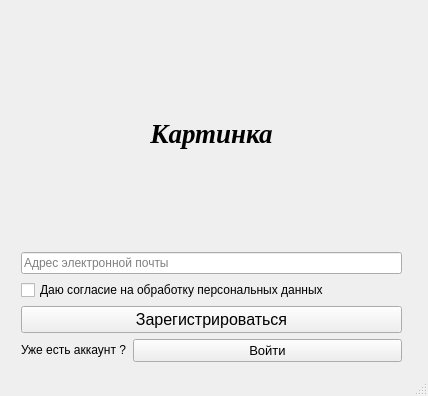
<?xml version="1.0" encoding="UTF-8"?>
<ui version="4.0">
 <class>Registr</class>
 <widget class="QMainWindow" name="Registr">
  <property name="geometry">
   <rect>
    <x>0</x>
    <y>0</y>
    <width>428</width>
    <height>396</height>
   </rect>
  </property>
  <property name="windowTitle">
   <string>Registr</string>
  </property>
  <widget class="QWidget" name="centralwidget">
   <widget class="QWidget" name="layoutWidget">
    <property name="geometry">
     <rect>
      <x>21</x>
      <y>21</y>
      <width>381</width>
      <height>341</height>
     </rect>
    </property>
    <layout class="QGridLayout" name="gridLayout">
     <item row="0" column="0" colspan="2">
      <widget class="QLabel" name="label_image">
       <property name="sizePolicy">
        <sizepolicy hsizetype="Minimum" vsizetype="Preferred">
         <horstretch>0</horstretch>
         <verstretch>0</verstretch>
        </sizepolicy>
       </property>
       <property name="minimumSize">
        <size>
         <width>0</width>
         <height>104</height>
        </size>
       </property>
       <property name="font">
        <font>
         <family>Times New Roman</family>
         <pointsize>20</pointsize>
         <italic>true</italic>
         <bold>true</bold>
        </font>
       </property>
       <property name="accessibleDescription">
        <string notr="true"/>
       </property>
       <property name="layoutDirection">
        <enum>Qt::LayoutDirection::LeftToRight</enum>
       </property>
       <property name="text">
        <string>Картинка</string>
       </property>
       <property name="alignment">
        <set>Qt::AlignmentFlag::AlignCenter</set>
       </property>
      </widget>
     </item>
     <item row="1" column="0" colspan="2">
      <widget class="QLineEdit" name="entry_mail">
       <property name="sizePolicy">
        <sizepolicy hsizetype="Minimum" vsizetype="Fixed">
         <horstretch>0</horstretch>
         <verstretch>0</verstretch>
        </sizepolicy>
       </property>
       <property name="minimumSize">
        <size>
         <width>0</width>
         <height>0</height>
        </size>
       </property>
       <property name="font">
        <font>
         <pointsize>9</pointsize>
        </font>
       </property>
       <property name="placeholderText">
        <string>Адрес электронной почты</string>
       </property>
       <property name="clearButtonEnabled">
        <bool>false</bool>
       </property>
      </widget>
     </item>
     <item row="2" column="0" colspan="2">
      <widget class="QCheckBox" name="check_confirm">
       <property name="sizePolicy">
        <sizepolicy hsizetype="Minimum" vsizetype="Fixed">
         <horstretch>0</horstretch>
         <verstretch>0</verstretch>
        </sizepolicy>
       </property>
       <property name="font">
        <font>
         <pointsize>9</pointsize>
        </font>
       </property>
       <property name="text">
        <string>Даю согласие на обработку персональных данных</string>
       </property>
      </widget>
     </item>
     <item row="3" column="0" colspan="2">
      <widget class="QPushButton" name="but_registr">
       <property name="sizePolicy">
        <sizepolicy hsizetype="Minimum" vsizetype="Fixed">
         <horstretch>0</horstretch>
         <verstretch>0</verstretch>
        </sizepolicy>
       </property>
       <property name="font">
        <font>
         <pointsize>12</pointsize>
        </font>
       </property>
       <property name="text">
        <string>Зарегистрироваться</string>
       </property>
      </widget>
     </item>
     <item row="4" column="0">
      <widget class="QLabel" name="label">
       <property name="sizePolicy">
        <sizepolicy hsizetype="Fixed" vsizetype="Fixed">
         <horstretch>0</horstretch>
         <verstretch>0</verstretch>
        </sizepolicy>
       </property>
       <property name="font">
        <font>
         <pointsize>9</pointsize>
        </font>
       </property>
       <property name="text">
        <string>Уже есть аккаунт ?</string>
       </property>
      </widget>
     </item>
     <item row="4" column="1">
      <widget class="QPushButton" name="but_login">
       <property name="sizePolicy">
        <sizepolicy hsizetype="Minimum" vsizetype="Fixed">
         <horstretch>0</horstretch>
         <verstretch>0</verstretch>
        </sizepolicy>
       </property>
       <property name="maximumSize">
        <size>
         <width>16777215</width>
         <height>16777215</height>
        </size>
       </property>
       <property name="font">
        <font>
         <pointsize>10</pointsize>
        </font>
       </property>
       <property name="text">
        <string>Войти</string>
       </property>
      </widget>
     </item>
    </layout>
   </widget>
  </widget>
  <widget class="QStatusBar" name="statusbar"/>
 </widget>
 <resources/>
 <connections/>
</ui>
